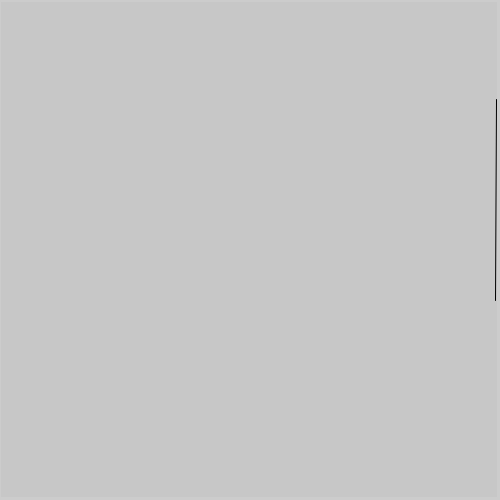
Frame 1 (no input)
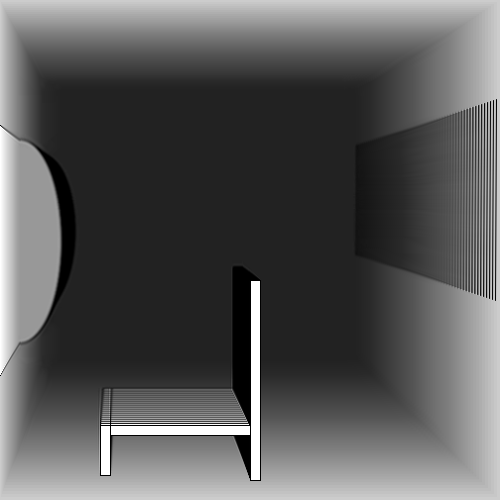
Frame 60 (the mouse pressed at the canvas centre just before this capture)
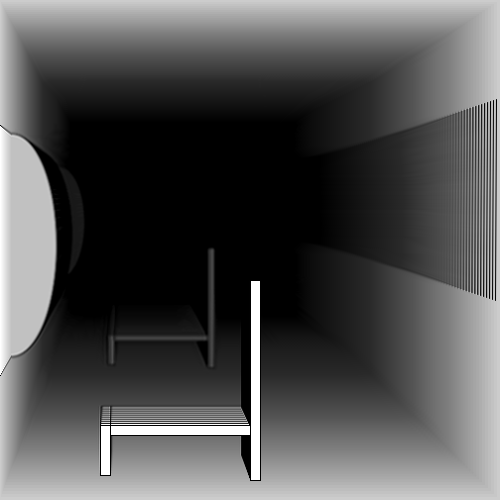
Frame 120 (the mouse held since frame 60 and released just before this capture)

The Processing sketch that drew these frames (run headless with seeded random() and noise(); from frame 60 on, the mouse is pressed at the canvas centre):

// Processing sketch: processing_3899
// ── processing_3899.pde

//coding borrowed from tRoom by corneel cannaerts

PImage i;
int c=0;

void setup(){
 size(500,500);
 smooth();
}
 
void draw(){
 i=get();
 tint(250);
 image(i,1,2,496,495);
 if(c%69>9&&c%69<40)ellipse(0, 250, 100, 250);
 line(496,99,495,300);
 if(c%69>9&&c%69>40)rect(100,425,150,10);
 if(c%69>9&&c%69>40)rect(250,280,10,200);
 if(c%69>9&&c%69>40)rect(100,425,10,50);
 c++;
}
